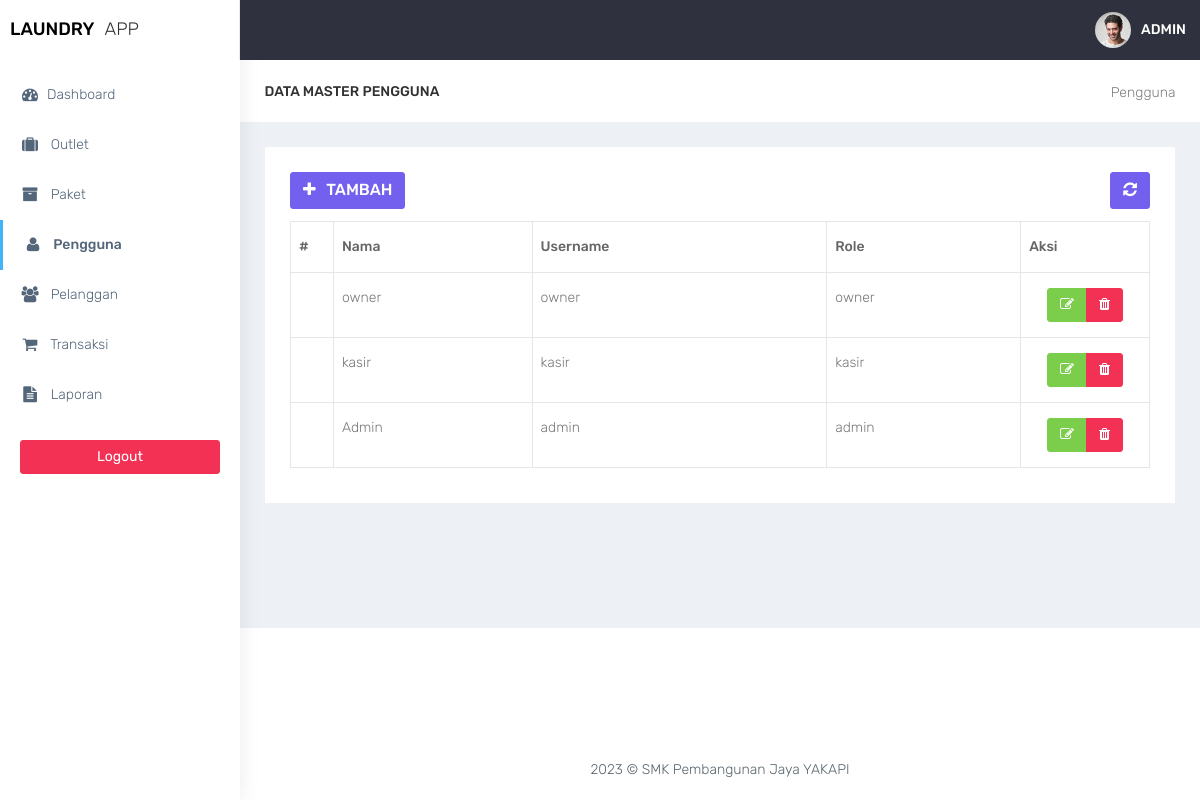
The page /admin/pengguna.php (signed in) on the database its author committed.
### tables this page shows
CREATE TABLE `user` (
  `id_user` int(11) NOT NULL,
  `nama_user` varchar(100) DEFAULT NULL,
  `username` varchar(32) DEFAULT NULL,
  `password` varchar(150) DEFAULT NULL,
  `outlet_id` int(11) DEFAULT NULL,
  `role` enum('admin','kasir','owner') DEFAULT NULL
);

### admin/functions.php (called while the page is built, shortened)
<?php
function ambildata($conn,$query){
$data = mysqli_query($conn,$query);
if (mysqli_num_rows($data)>0){
while($row = mysqli_fetch_assoc($data)){
    $hasil[] = $row;
}
 return $hasil;
  }
}
?>

### admin/pengguna.php (the view, shortened to what this page needs)
<?php
require 'functions.php';
$query = "SELECT * FROM user order by role desc";
$data = ambildata($conn,$query)
?>
<!DOCTYPE html>
<html lang="en">
<head>
    <link href="../assets/bootstrap/dist/css/bootstrap.min.css" rel="stylesheet">
    <link href="../assets/plugins/bower_components/sidebar-nav/dist/sidebar-nav.min.css" rel="stylesheet">
    <link href="../assets/plugins/bower_components/toast-master/css/jquery.toast.css" rel="stylesheet">
    <link href="../assets/plugins/bower_components/morrisjs/morris.css" rel="stylesheet">
    <link href="../assets/plugins/bower_components/chartist-js/dist/chartist.min.css" rel="stylesheet">
    <link href="../assets/plugins/bower_components/chartist-plugin-tooltip-master/dist/chartist-plugin-tooltip.css" rel="stylesheet">
    <link href="../assets/css/animate.css" rel="stylesheet">
    <link href="../assets/css/style.css" rel="stylesheet">
    <link href="../assets/css/colors/default.css" id="theme" rel="stylesheet">
    <link rel="stylesheet" type="text/css" href="../assets/DataTables/datatables.min.css"/>
</head>
<body class="fix-header">
    <div id="wrapper">
        <nav class="navbar navbar-default navbar-static-top m-b-0">
            <div class="navbar-header">
                <div class="top-left-part">
                    <a class="logo" href="index.php">
                        <b style="color:black">
                            LAUNDRY
                        </b>
                        <span class="hidden-xs text-dark">
                            APP
                        </span>
                    </a>
                </div>
                <ul class="nav navbar-top-links navbar-right pull-right">
                    <li>
                        <a class="profile-pic" href="#"> <img src="../assets/plugins/images/users/varun.jpg" alt="user-img" width="36" class="img-circle"><b class="hidden-xs">ADMIN</b></a>
                    </li>
                </ul>
            </div>
        </nav>
        <div class="navbar-default sidebar" role="navigation">
            <div class="sidebar-nav slimscrollsidebar">
                <div class="sidebar-head">
                    <h3><span class="fa-fw open-close"><i class="ti-close ti-menu"></i></span> <span class="hide-menu">Navigation</span></h3>
                </div>
                <ul class="nav" id="side-menu">
                    <li style="padding: 70px 0 0;">
                        <a href="index.php" class="waves-effect "><i class="fa fa-tachometer fa-fw" aria-hidden="true"></i>Dashboard</a>
                    </li>
                    <li>
                        <a href="outlet.php" class="waves-effect "><i class="fa fa-suitcase fa-fw" aria-hidden="true"></i> Outlet</a>
                    </li>
                    <li>
                        <a href="paket.php" class="waves-effect "><i class="fa fa-archive fa-fw" aria-hidden="true"></i> Paket</a>
                    </li>
                    <li>
                        <a href="pengguna.php" class="waves-effect active"><i class="fa fa-user fa-fw" aria-hidden="true"></i> Pengguna</a>
                    </li>
                    <li>
                        <a href="pelanggan.php" class="waves-effect "><i class="fa fa-users fa-fw" aria-hidden="true"></i> Pelanggan</a>
                    </li>
                    <li>
                        <a href="transaksi.php" class="waves-effect"><i class="fa fa-shopping-cart fa-fw" aria-hidden="true"></i> Transaksi</a>
                    </li>
                    <li>
                        <a href="laporan.php" class="waves-effect "><i class="fa fa-file-text fa-fw" aria-hidden="true"></i> Laporan</a>
                    </li>
                </ul>
                <div class="center p-20">
                     <a href="logout.php" class="btn btn-danger btn-block waves-effect waves-light">Logout</a>
                 </div>
            </div>
        </div>
        <div id="page-wrapper">
<div class="container-fluid">
    <div class="row bg-title">
        <div class="col-lg-3 col-md-4 col-sm-4 col-xs-12">
            <h4 class="page-title">Data Master Pengguna</h4> </div>
        <div class="col-lg-9 col-sm-8 col-md-8 col-xs-12">
            <ol class="breadcrumb">
                <li><a href="#">Pengguna</a></li>
            </ol>
        </div>
    </div>
    <div class="row">
        <div class="col-md-12 col-lg-12 col-sm-12 col-xs-12">
            <div class="white-box">
                <div class="row">
                    <div class="col-md-6">
                        <a href="pengguna_tambah.php" class="btn btn-primary box-title"><i class="fa fa-plus fa-fw"></i> Tambah</a>
                    </div>
                    <div class="col-md-6 text-right">
                        <button id="btn-refresh" class="btn btn-primary box-title text-right" title="Refresh Data"><i class="fa fa-refresh" id="ic-refresh"></i></button>
                    </div>
                </div>
                <div class="table-responsive">
                    <table class="table table-bordered thead-dark" id="table">
                        <thead class="thead-dark">
                            <tr>
                                <th width="5%">#</th>
                                <th>Nama</th>
                                <th>Username</th>
                                <th>Role</th>
                                <th width="15%">Aksi</th>
                            </tr>
                        </thead>
                        <tbody>
                        <?php $no = 1; foreach ($data as $user): ?>
                         <tr>
        <td></td>
        <td><?= $user['nama_user']; ?></td>
        <td><?= $user['username']; ?></td>
        <td><?= $user['role']; ?></td>
        <td align="center">
        <div class= "btn-group" role = "group" aria-label = "basic example">
            <a href="pengguna_edit.php?id=<?= htmlspecialchars($user ['id_user']);?>"
               data-toggle="tooltip" data-placement="bottom" title="Edit" class="btn btn-success "><i class= "fa fa-edit"></i></a>
            <a href="pengguna_hapus.php?id=<?= htmlspecialchars($user ['id_user']);?>"
              onclick="return confirm('yakin ingin dihapus?');" data-toggle="tooltip" data-placement="bottom" title="hapus" class="btn btn-danger"><i class= "fa fa-trash"></i></a>
                </div>
        </td>
    </tr>
<?php endforeach; ?>
                                                    </tbody>
                    </table>
                </div>
            </div>
        </div>
    </div>
</div>
<footer class="footer text-center"> 2023 &copy; SMK Pembangunan Jaya YAKAPI </footer>
        </div>
    </div>
    <br />
</body>
</html>

### assets/css/colors/default.css (style rules this page uses)
body { background: #fff; }
.top-left-part { background: #fff; }
.navbar-header { background: #2f323e; }
.navbar-top-links > li > a { color: #ffffff; }
.sidebar .sidebar-head { background: #ffffff; }
.sidebar .sidebar-head h3 { color: #686868; }
.sidebar { background: #fff; box-shadow: 1px 0px 20px rgba(0, 0, 0, 0.08); }
#side-menu li a { color: #54667a; }
#side-menu li a { color: #54667a; border-left: 0px solid #fff; }
#side-menu > li > a { border-left: 3px solid transperant; }
#side-menu > li > a.active { background: transperant; color: #54667a; border-left: 3px solid #41b3f9; font-weight: 500; }

### rows shown on the page
user: nama_user "owner", username "owner", role "owner"
user: nama_user "kasir", username "kasir", role "kasir"
user: nama_user "Admin", username "admin", role "admin"
